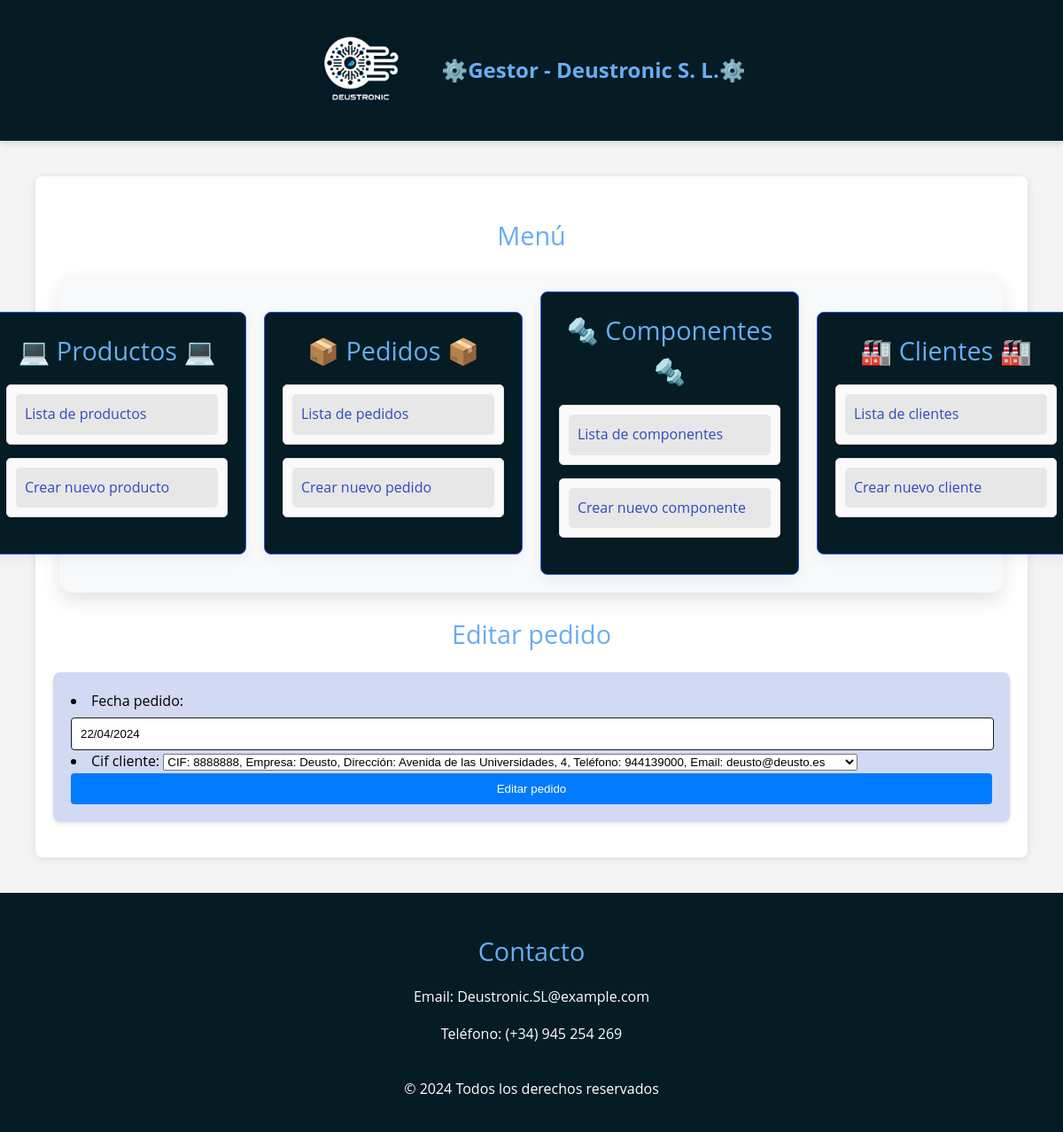
/appDjango/pedidos/modificar/27, run on the app's committed database.
### appDjango/models.py (models this page shows, shortened)
class Pedido(models.Model):
    referencia_pedido = models.AutoField(primary_key=True)
    fecha_pedido = models.DateField()
    cif_cliente = models.ForeignKey(Cliente, on_delete=models.CASCADE)
    precio_total = models.DecimalField(max_digits=10, decimal_places=2, default=0.0)
    class Meta:
        verbose_name_plural = "Pedidos"
        verbose_name = "Pedido"
        ordering = ["fecha_pedido"]

class Cliente(models.Model):
    cif_cliente = models.CharField(max_length=100, primary_key=True)
    nombre_empresa_cliente = models.CharField(max_length=255)
    direccion_cliente = models.CharField(max_length=255)
    telefono_cliente = models.IntegerField()
    email_cliente = models.EmailField()
    def __str__(self):
        return (f"CIF: {self.cif_cliente}, Empresa: {self.nombre_empresa_cliente}, Dirección: {self.direccion_cliente},"
                f" Teléfono: {self.telefono_cliente}, Email: {self.email_cliente}")
    class Meta:
        verbose_name_plural = "Clientes"
        verbose_name = "Cliente"
        ordering = ["cif_cliente"]

### appDjango/views.py (the view, shortened to what this page needs)
# urls.py: path('pedidos/modificar/<int:pk>', PedidoUpdateView.as_view(), name='pedido_update'),
class PedidoUpdateView(UpdateView):
    model = Pedido
    template_name = 'appDjango/pedido_update.html'
    form_class = PedidoForm
    def get(self, request, pk):
        pedido = get_object_or_404(Pedido, pk=pk)
        formulario = self.form_class(instance=pedido)
        context = {'formulario': formulario, 'pedido': pedido}
        return render(request, self.template_name, context)

### appDjango/forms.py
class PedidoForm(forms.ModelForm):
    class Meta:
        model = Pedido
        fields = ['fecha_pedido', 'cif_cliente']

### templates/appDjango/pedido_update.html (shortened to what this page needs)
{% extends 'base.html' %}
{% block contenido %}
    <h2>Editar pedido</h2>
    <form action="{% url 'pedido_update' pedido.referencia_pedido%}" method="post">
        {{ formulario.as_ul }}
        <input type="submit" value="Editar pedido"/>
    </form>
{% endblock %}

### static/css/estilos.css (style rules this page uses)
body { font-family: 'Open Sans', Arial, sans-serif; background-color: #f4f4f4; color: black; line-height: 1.6; margin: 0; padding: 0; }
h1, h2 { color: #68adf3; font-weight: normal; }
h2 { font-size: 1.8rem; margin-bottom: 0.5rem; text-align: center; }
form { margin: 20px auto; padding: 20px; background-color: #d2d9f3; border-radius: 8px; box-shadow: 0 2px 5px rgba(0, 0, 0, 0.1); }
input[type="text"], input[type="number"], textarea { width: calc(100% - 20px); padding: 10px; margin-top: 5px; border: 1px solid #131b1c; border-radius: 4px; }
input[type="submit"] { width: 100%; padding: 10px 15px; background-color: #007bff; color: white; border: none; border-radius: 4px; cursor: pointer; transition: background-color 0.3s; }

### data on the page
Pedido: fecha_pedido "22/04/2024"
Cliente: cif_cliente "CIF: 8888888, Empresa: Deusto, Dirección: Avenida de las Universidades, 4, Teléfono: 944139000, Email: deusto@deusto.es"
